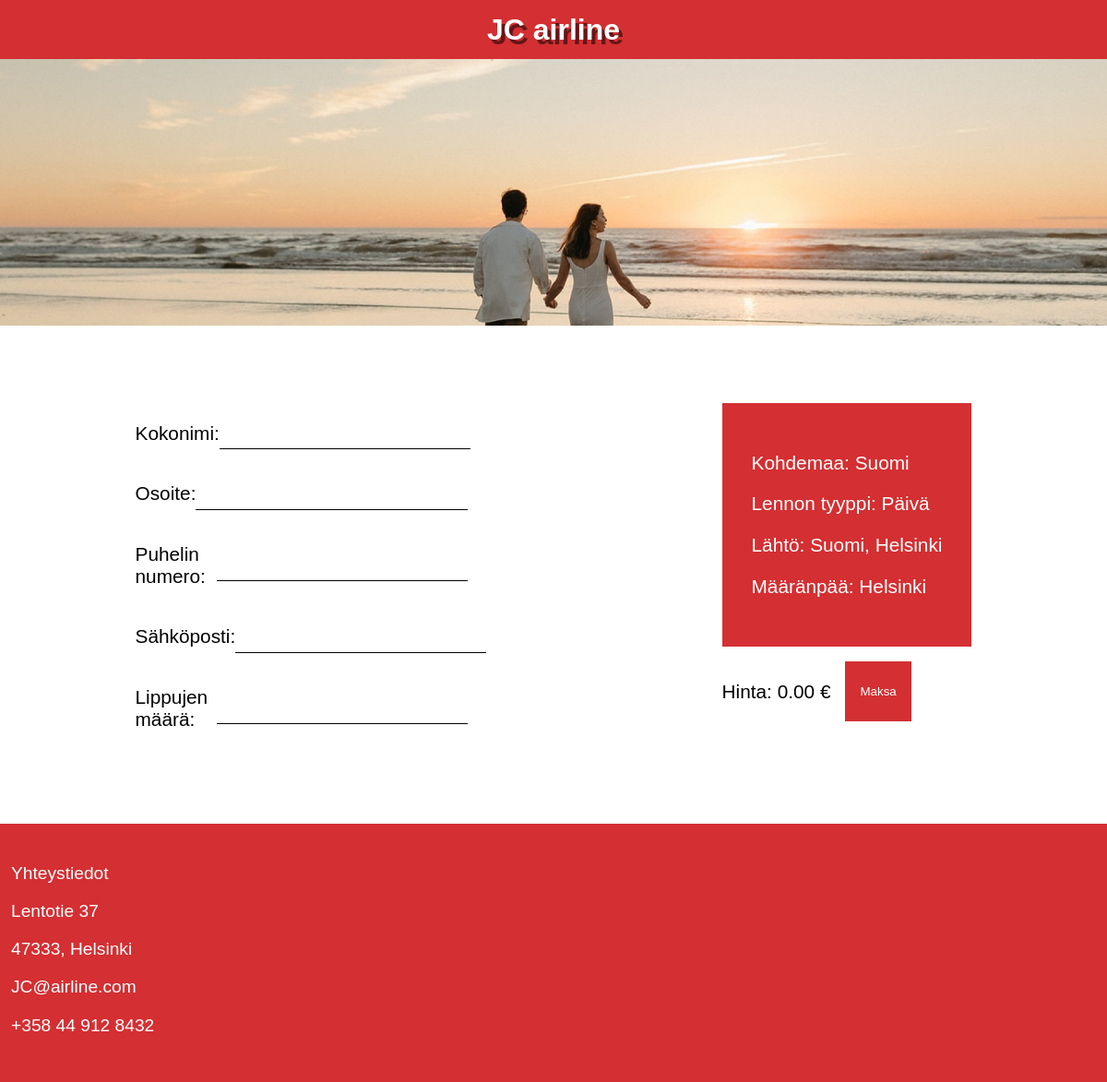
/third_page.php?LentoID=3, run on the app's committed database.
### tables this page shows
CREATE TABLE `lennot` (
  `LentoID` int(11) NOT NULL,
  `Kohdemaa` varchar(255) NOT NULL,
  `Kaupunki` varchar(255) NOT NULL,
  `Aika` varchar(255) NOT NULL,
  `Kone` varchar(20) NOT NULL,
  `LipunHinta` decimal(10,2) NOT NULL,
  `VapaatPaikat` int(11) NOT NULL
);

### third_page.php (the view, shortened to what this page needs)
<?php
$servername = "127.0.0.1";
$username = "root";
$password = "";
$dbname = "jcairline_db";
$port = 3307;
$conn = new mysqli($servername, $username, $password, $dbname, $port);
$flightID = isset($_GET['LentoID']) ? intval($_GET['LentoID']) : 0;
$flight = null;
if ($flightID > 0) {
    $sql = "SELECT * FROM lennot WHERE LentoID = $flightID";
    $result = $conn->query($sql);
    if ($result && $result->num_rows > 0) {
        $flight = $result->fetch_assoc();
    } else {
        error_log("No flight found for ID: $flightID");
    }
}
?>
<!DOCTYPE html>
<html lang="en">
<head>
    <link rel="stylesheet" href="../sivusto/styles/maksu.css">
</head>
<body>
    <header>
        <div class="redBox">
            <a href="index.php" class="jcairlineText" style="text-decoration: none;">
                JC airline
            </a>
        </div>
        <img class="bannerImg" src="../sivusto/img/image 3.png" alt="Banner Image">
    </header>
    <div class="container">
        <div class="leftPanel">
            <form id="paymentForm" action="process_payment.php" method="POST">
                <div class="lineInputs">
                    <p class="FirstnameLastname">Kokonimi:</p>
                    <input type="text" name="firstname" required>
                </div>
                <div class="lineInputs">
                    <p class="address">Osoite:</p>
                    <input type="text" name="address" required>
                </div>
                <div class="lineInputs">
                    <p class="Phonenumber">Puhelin numero:</p>
                    <input type="text" name="phonenumber" required>
                </div>
                <div class="lineInputs">
                    <p class="eMail">Sähköposti:</p>
                    <input type="email" name="email" required>
                </div>
                <div class="lineInputs">
                    <p class="tickets">Lippujen määrä:</p>
                    <input type="number" id="tickets" name="ticket_count" min="1" oninput="updatePrice()" required>
                </div>
            </form>
        </div>
        <div class="rightPanel" >
            <?php if ($flight): ?>
                <div class="rightPanelContent">
                    <p class="country">Kohdemaa: <?php echo htmlspecialchars($flight['Kohdemaa']); ?></p>
                    <p class="flightType">Lennon tyyppi: <?php echo htmlspecialchars($flight['Aika']); ?></p>
                    <p class="parture">Lähtö: Suomi, Helsinki</p>
                    <p class="departure">Määränpää: <?php echo htmlspecialchars($flight['Kaupunki']); ?></p>
                </div>
                <div style="display: flex;">
                    <p id="price" class="price" style="color: black;">Hinta: 0.00 €</p>
                    <button type="button" class="payBtn" onclick="submitForm()">Maksa</button>
                </div>
            <?php else: ?>
                <p>Invalid flight selection.</p>
            <?php endif; ?>
        </div>
    </div>
    <footer>
        <div class="footerParagraphs">
            <p>Yhteystiedot</p>
            <p>Lentotie 37</p>
            <p>47333, Helsinki</p>
            <p>JC@airline.com</p>
            <p>+358 44 912 8432</p>
        </div>
    </footer>
</body>
</html>

### styles/maksu.css (style rules this page uses)
html, body { margin: 0; padding: 0; }
body { font-family: "Readex Pro", sans-serif; font-optical-sizing: auto; font-style: normal; overflow-x: hidden; }
footer { background-color: #D42F32; width: 100vw; height: 35vh; margin-top: 10vh; }
.redBox { width: 100vw; height: 8vh; background-color: #D42F32; align-content: center; text-align: center; }
.container { display: flex; justify-content: center; column-gap: 3vw; }
.container p { font-size: 1.3rem; }
.bannerImg { width: 100vw; margin-bottom: 5rem; }
.jcairlineText { margin: 0; padding: 0; font-weight: 700; font-size: 2em; color: white; text-shadow: 4px 5px #00000086; }
.footerParagraphs { padding-top: 3vh; }
.footerParagraphs p { color: white; font-size: 1.2em; margin-left: 1vw; }
.lineInputs { display: flex; width: 25vw; align-items: center; }
.lineInputs input { flex: 1; height: 4vh; border: none; border-bottom: 1px solid black; font-size: 1.3rem; }
.leftPanel { width: 25vw; }
.rightPanelContent { background-color: #D42F32; padding: 2rem; }
.rightPanel { display: flex; flex-direction: column; gap: 1em; }
.rightPanel p { color: white; }
.price { margin-right: 1rem; }
button { background-color: #D42F32; padding: 1rem; border: 0; color: white; }
@media screen and (max-width: 1200px) { .leftPanel { width: 50vw; } }
@media screen and (max-width: 1200px) { .lineInputs { width: 30vw; } }

### data on the page
lennot: Kohdemaa "Suomi", Aika "Päivä", Kaupunki "Helsinki"
